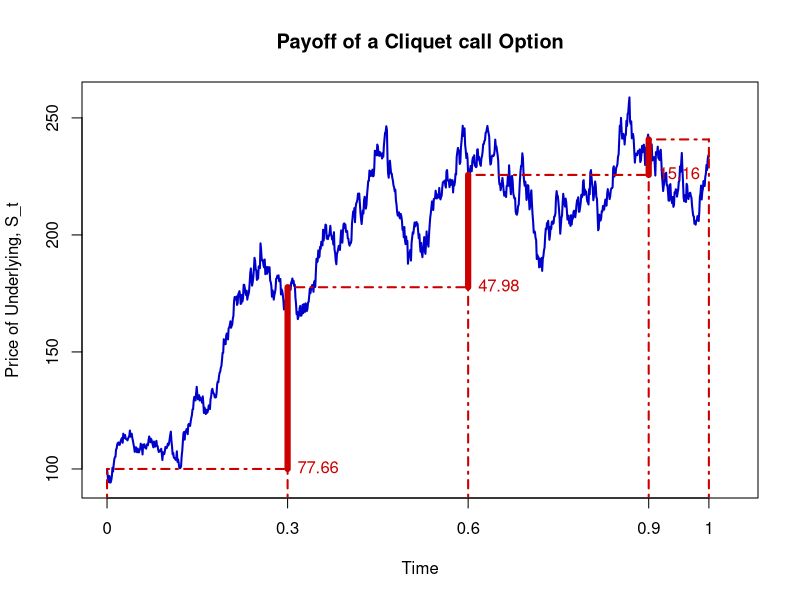

Generate this figure with R:
#------------------------------------------------------------------------
# Book:         SFE4
# -----------------------------------------------------------------------
# Quantlet:     SFECliquetPayoff
# -----------------------------------------------------------------------
# Description:  SFECliquetPayoff calculates and plot the payoff of a
#               cliquet put/call option. When there is no reset points
#               this will generate the pay off graph of a European
#               put/call option.
#------------------------------------------------------------------------
# Usage:        -
#------------------------------------------------------------------------
#See also:      SFECliquetPrices
#------------------------------------------------------------------------
# Keywords:     plot, option, call, put, exotic-option, european-option
#------------------------------------------------------------------------
# Inputs:       S0, r, D, sigma, reset, typ
#------------------------------------------------------------------------
# Output:       A plot of simulated underlying with the payoff of the 
#               desired option type considered at the desired resets.
# -----------------------------------------------------------------------
# Example:      Plots are generated for the following parameter values:
#               S0 = 100, r = 0.3, D = 0.01, sigma = 0.5, 
#               reset = c(0.3, 0.6, 0.9), typ = "call"
#------------------------------------------------------------------------
# Author:       Weongi Woo, Thorsten Disser, 2015/12/20
#------------------------------------------------------------------------
########################################################################
# clear variables and close windows
rm(list = ls(all = TRUE))
graphics.off()

# Parameter Setting
S0 = 100                   # stock price at t = 0
K1 = S0
r = 0.03                   # risk free interest rate
D = 0.01                   # continuous dividend payment
b = r - D                  # cost of carry
sigma = 0.5                # volatility
reset = c(0.3, 0.6, 0.9)   # c(0) for a European Option
typ = "call"               # the possible alternative is "put"


########################################################################
# Simulating Underlying Price
Tn = 1000
t = (1:Tn)/Tn
dt = t[2] - t[1]
Wt1 = rnorm(length(t), mean = 0, sd = 1)
Wt = cumsum(Wt1)  # cumulative sum
St = S0 * exp((r - 0.5 * sigma) * dt + sigma * sqrt(dt) * Wt)


########################################################################
# adding time 0 and 1
if (reset[1] != 0) {
    reset <- c(0, reset)
}

if (reset[length(reset)] != 1) {
    reset[length(reset) + 1] = 1
}

# Generating Strike Prices
for (i in 2:length(reset)) {
    assign(paste("K", i, sep = ""), St[(reset[i]) * 1000])
}
if (typ == "call") {
    for (i in 1:(length(reset) - 1)) {
        assign(paste("period", i, sep = ""), St[(reset[i + 1]) * 1000] - get(paste("K", i, sep = "")))
    }
} else {
    for (i in 1:(length(reset) - 1)) {
        assign(paste("period", i, sep = ""), get(paste("K", i, sep = "")) - St[(reset[i + 1]) * 1000])
    }
}

########################################################################
# Generating Plots 
#par(mar=c(2,4,4,9), xpd=FALSE)
par(mfrow = c(1, 1))
plot(c(0, t), c(S0, St), type = "l", col = "blue3", xlab = "Time", ylab = "Price of Underlying, S_t", xaxt = "n", lwd = 2, xlim = c(0, 1.04))
if (length(reset) == 2) {
    title(paste("Payoff of a European ", typ, " Option", sep = ""))
} else {
    title(paste("Payoff of a Cliquet ", typ, " Option", sep = ""))
}

axis(1, at = c(reset), label = c(reset))

for (i in 1:length(reset)) {
    lines(c(reset[i], reset[i]), c(0, get(paste("K", i, sep = ""))), lwd = 2, lty = "dotdash", col = "red3")
}

for (i in 1:(length(reset) - 1)) {
    lines(c(reset[i], reset[i + 1]), c(get(paste("K", i, sep = "")), get(paste("K", i, sep = ""))), lwd = 2, lty = "dotdash", col = "red3")
    if (get(paste("period", i, sep = "")) > 0) {
        lines(c(reset[i + 1], reset[i + 1]), c(get(paste("K", i, sep = "")), get(paste("K", i + 1, sep = ""))), lwd = 6, lty = "solid", col = "red3")
        text(reset[i + 1], get(paste("K", i, sep = "")), label = round(get(paste("period", i, sep = "")), digits = 2), pos = 4, cex = 1, col = "red3")
    } else {
        lines(c(reset[i + 1], reset[i + 1]), c(get(paste("K", i, sep = "")), get(paste("K", i + 1, sep = ""))), lwd = 2, lty = "dotdash", col = "red3")
    }
}

# legend par(fig=c(0, 1, 0, 1), oma=c(0, 0, 0, 0), mar=c(0, 0, 1, 1), new=TRUE) plot(0, 0, type='n', bty='n', xaxt='n', yaxt='n') legend('topright', c('St','B'),
# lty=c('solid','dotted'), seg.len=c(1,1), lwd=2, col=c('blue3','red3'), cex=0.7)
